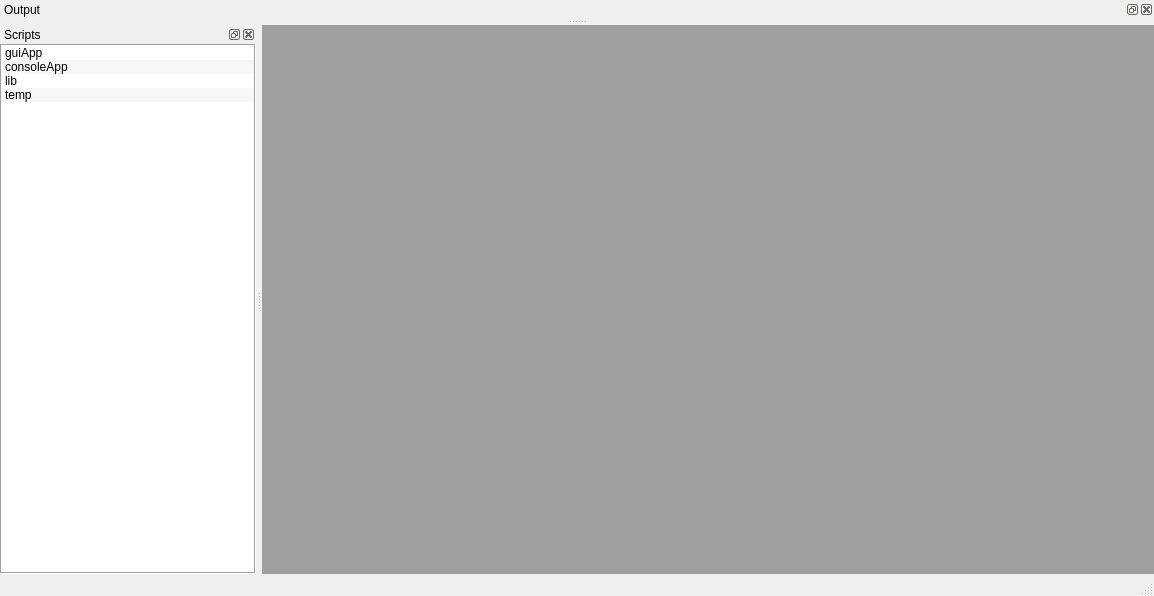
<?xml version="1.0" encoding="UTF-8"?>
<ui version="4.0">
 <class>MainWindow</class>
 <widget class="QMainWindow" name="MainWindow">
  <property name="geometry">
   <rect>
    <x>0</x>
    <y>0</y>
    <width>1154</width>
    <height>596</height>
   </rect>
  </property>
  <property name="windowTitle">
   <string>Sachathya</string>
  </property>
  <property name="dockNestingEnabled">
   <bool>true</bool>
  </property>
  <property name="dockOptions">
   <set>QMainWindow::AllowNestedDocks|QMainWindow::AllowTabbedDocks|QMainWindow::AnimatedDocks|QMainWindow::VerticalTabs</set>
  </property>
  <widget class="QWidget" name="centralwidget">
   <layout class="QGridLayout" name="gridLayout">
    <property name="leftMargin">
     <number>0</number>
    </property>
    <property name="topMargin">
     <number>0</number>
    </property>
    <property name="rightMargin">
     <number>0</number>
    </property>
    <property name="bottomMargin">
     <number>0</number>
    </property>
    <property name="spacing">
     <number>0</number>
    </property>
    <item row="0" column="0">
     <widget class="QMdiArea" name="mdiArea"/>
    </item>
   </layout>
  </widget>
  <widget class="QStatusBar" name="statusBar"/>
  <widget class="QDockWidget" name="dckSchStreamOut">
   <property name="features">
    <set>QDockWidget::AllDockWidgetFeatures</set>
   </property>
   <property name="windowTitle">
    <string>Output</string>
   </property>
   <attribute name="dockWidgetArea">
    <number>4</number>
   </attribute>
   <widget class="QWidget" name="dockWidgetContents">
    <layout class="QGridLayout" name="gridLayout_2">
     <property name="leftMargin">
      <number>0</number>
     </property>
     <property name="topMargin">
      <number>0</number>
     </property>
     <property name="rightMargin">
      <number>0</number>
     </property>
     <property name="bottomMargin">
      <number>0</number>
     </property>
     <property name="spacing">
      <number>0</number>
     </property>
     <item row="0" column="0">
      <widget class="QsciScintilla" name="qsciStreamOut">
       <property name="toolTip">
        <string/>
       </property>
       <property name="whatsThis">
        <string/>
       </property>
       <property name="frameShape">
        <enum>QFrame::Box</enum>
       </property>
      </widget>
     </item>
    </layout>
   </widget>
  </widget>
  <widget class="QDockWidget" name="dckSchScripts">
   <property name="windowTitle">
    <string>Scripts</string>
   </property>
   <attribute name="dockWidgetArea">
    <number>1</number>
   </attribute>
   <widget class="QWidget" name="dockWidgetContents_2">
    <layout class="QGridLayout" name="gridLayout_3">
     <property name="leftMargin">
      <number>0</number>
     </property>
     <property name="topMargin">
      <number>0</number>
     </property>
     <property name="rightMargin">
      <number>0</number>
     </property>
     <property name="bottomMargin">
      <number>0</number>
     </property>
     <property name="spacing">
      <number>0</number>
     </property>
     <item row="0" column="0">
      <widget class="QTreeWidget" name="treeWidget">
       <property name="font">
        <font>
         <pointsize>9</pointsize>
        </font>
       </property>
       <property name="frameShape">
        <enum>QFrame::Box</enum>
       </property>
       <property name="editTriggers">
        <set>QAbstractItemView::NoEditTriggers</set>
       </property>
       <property name="tabKeyNavigation">
        <bool>true</bool>
       </property>
       <property name="showDropIndicator" stdset="0">
        <bool>false</bool>
       </property>
       <property name="alternatingRowColors">
        <bool>true</bool>
       </property>
       <property name="iconSize">
        <size>
         <width>16</width>
         <height>16</height>
        </size>
       </property>
       <property name="indentation">
        <number>15</number>
       </property>
       <property name="rootIsDecorated">
        <bool>false</bool>
       </property>
       <property name="uniformRowHeights">
        <bool>true</bool>
       </property>
       <property name="headerHidden">
        <bool>true</bool>
       </property>
       <column>
        <property name="text">
         <string>Scripts</string>
        </property>
       </column>
       <item>
        <property name="text">
         <string>guiApp</string>
        </property>
       </item>
       <item>
        <property name="text">
         <string>consoleApp</string>
        </property>
       </item>
       <item>
        <property name="text">
         <string>lib</string>
        </property>
       </item>
       <item>
        <property name="text">
         <string>temp</string>
        </property>
       </item>
      </widget>
     </item>
    </layout>
   </widget>
  </widget>
 </widget>
 <customwidgets>
  <customwidget>
   <class>QsciScintilla</class>
   <extends>QFrame</extends>
   <header>Qsci/qsciscintilla.h</header>
  </customwidget>
 </customwidgets>
 <resources/>
 <connections/>
 <slots>
  <slot>inputReturn()</slot>
  <slot>itemDblClicked()</slot>
  <slot>itemClicked()</slot>
  <slot>skipBuiltIns()</slot>
 </slots>
</ui>
